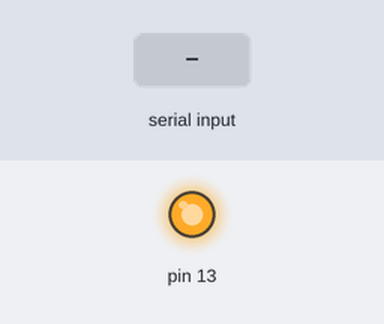
Recording of a sketch running on a simulated Arduino Uno, built with avr-gcc and run on an emulated ATmega328P. On the bench: output pins drawn as LEDs (lit = HIGH). The test bench sets the inputs (shaded band). What the sketch prints to the serial monitor is not drawn.

Above: at 1.2 s.
1.3 s: byte 30 received over Serial
At 2.7 s:
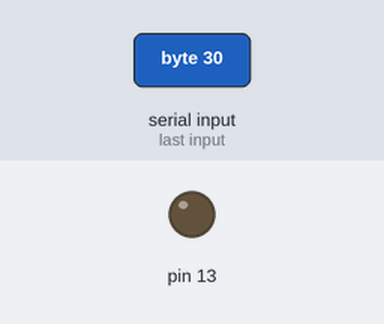
Timing chart, 0 to 4.3 s (numbered marks = the images above; inputs shaded):
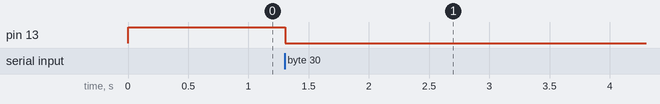

The sketch:

INTERFACE_CHECK.ino
```cpp
char dat;

void setup()
{

  Serial.begin (9600);
  pinMode(13, OUTPUT);
  digitalWrite(13, HIGH);

}


void loop()
{ Serial.println("ready");
  while(Serial.available()>0)
  {dat=Serial.read();
   Serial.println(dat);
  digitalWrite(13, LOW);
  while(1);  // turn the LED on (HIGH is the voltage level)
  }


}
```

Measured:
- after the input at 1.3 s, pin 13: HIGH → LOW at once
